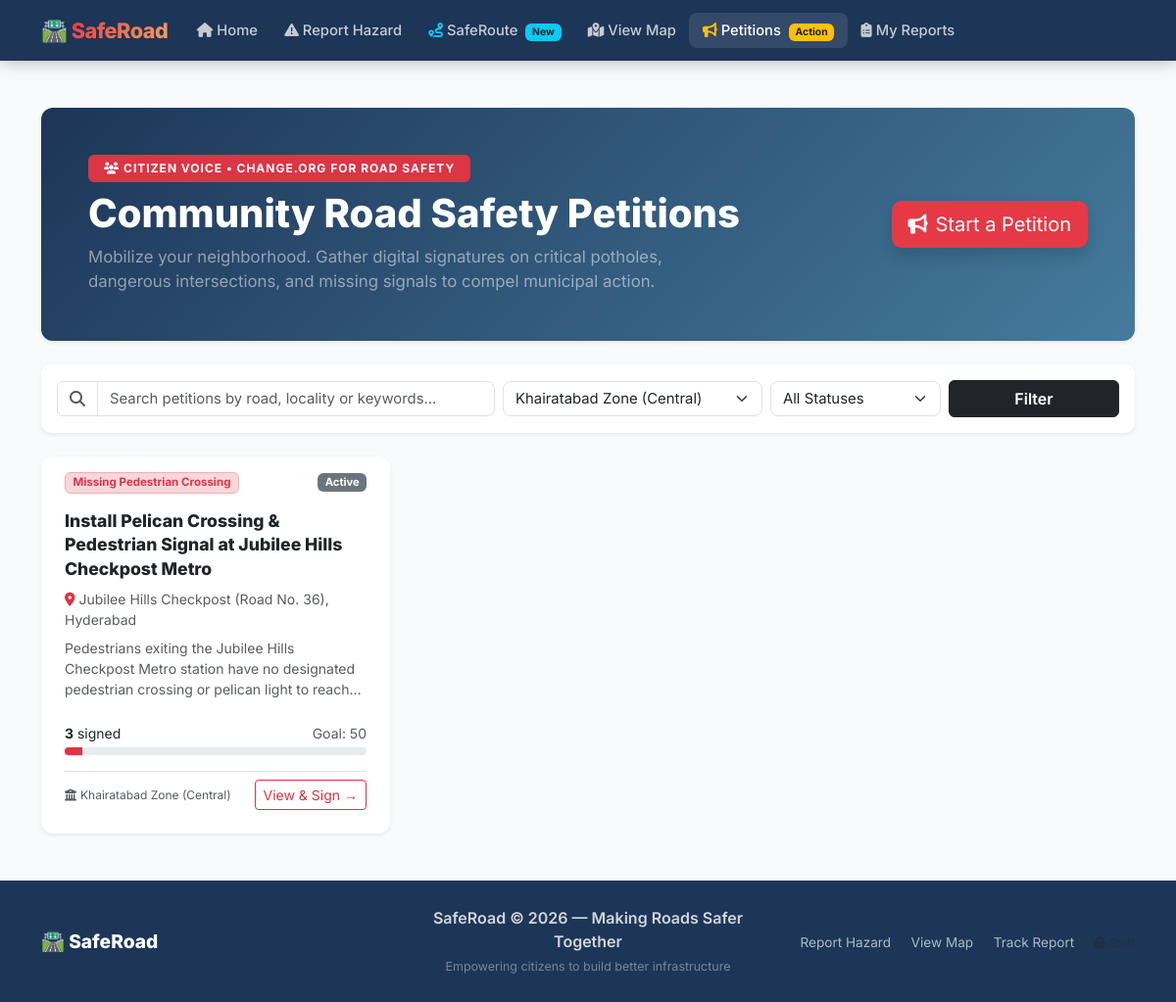
Page /petitions?zone=khairatabad on the committed database.
### models.py (models this page shows, shortened)
class Petition(db.Model):
    __tablename__ = 'petitions'
    id                 = db.Column(db.Integer, primary_key=True)
    petition_id        = db.Column(db.String(25), unique=True, nullable=False) # e.g. PET-2026-001
    title              = db.Column(db.String(255), nullable=False)
    story              = db.Column(db.Text, nullable=False) # Why this matters
    category           = db.Column(db.String(50), nullable=False)
    location_name      = db.Column(db.String(255), nullable=False)
    lat                = db.Column(db.Float, nullable=True)
    lng                = db.Column(db.Float, nullable=True)
    zone_id            = db.Column(db.String(50), default='serilingampally')
    zone_name          = db.Column(db.String(100), default='Serilingampally Zone (West)')
    target_authority   = db.Column(db.String(200), default='GHMC Circle Engineering Cell & Traffic Police')
    target_signatures  = db.Column(db.Integer, default=50) # Signature goal (e.g. 50, 100, 250)
    creator_name       = db.Column(db.String(100), nullable=False)
    creator_email      = db.Column(db.String(150), nullable=False)
    creator_phone      = db.Column(db.String(20), nullable=True)
    image_path         = db.Column(db.String(255), nullable=True)
    status             = db.Column(db.String(50), default='Active')
    report_id          = db.Column(db.String(25), nullable=True) # Optional link to Report ID SR-2026-xxx
    official_response  = db.Column(db.Text, nullable=True) # Authority note / repair resolution
    created_at         = db.Column(db.DateTime, default=datetime.utcnow)
    updated_at         = db.Column(db.DateTime, default=datetime.utcnow, onupdate=datetime.utcnow)
    signatures         = db.relationship('PetitionSignature', backref='petition', lazy=True, cascade='all, delete-orphan')
    @property
    def signature_count(self) -> int:
        return len(self.signatures)
    @property
    def progress_percent(self) -> int:
        if not self.target_signatures or self.target_signatures <= 0:
            return 100
        return min(100, int((len(self.signatures) / self.target_signatures) * 100))
    @property
    def category_label(self) -> str:
        return dict(HAZARD_CATEGORIES).get(self.category, self.category.replace('_', ' ').title())

### app.py (the view, shortened to what this page needs)
    @app.route('/petitions')
    def petitions_list():
        query = Petition.query
        search = (request.args.get('q') or request.args.get('search') or '').strip()
        zone = request.args.get('zone', '').strip().lower()
        if zone and zone != 'all':
            query = query.filter_by(zone_id=zone)
        status = request.args.get('status', '').strip()
        if status and status != 'all':
            query = query.filter_by(status=status)
        petitions = query.order_by(Petition.created_at.desc()).all()
        return render_template(
            'petitions/index.html',
            petitions=petitions,
            all_zones=get_all_zones(),
            hazard_categories=HAZARD_CATEGORIES,
        )

### zones.py (called while the page is built)
def get_all_zones() -> List[Dict[str, Any]]:
    return list(HYDERABAD_ZONES.values())

### templates/petitions/index.html (shortened to what this page needs)
{% extends "base.html" %}
{% block content %}
<section class="petitions-page py-5" style="background:#f8fafc; min-height:85vh;">
  <div class="container-xl">
    <div class="card border-0 shadow-sm mb-4" style="background:linear-gradient(135deg, #1d3557 0%, #457b9d 100%); color:#fff; border-radius:12px;">
      <div class="card-body p-4 p-md-5">
        <div class="row align-items-center">
          <div class="col-lg-8">
            <span class="badge bg-danger px-3 py-2 text-uppercase mb-2 fw-700" style="letter-spacing:1px; font-size:0.75rem;">
              <i class="fa fa-users me-1"></i>Citizen Voice &bull; Change.org for Road Safety
            </span>
            <h1 class="fw-800 display-6 mb-2">Community Road Safety Petitions</h1>
            <p class="mb-0 text-white-50" style="font-size:1.05rem;">
              Mobilize your neighborhood. Gather digital signatures on critical potholes, dangerous intersections, and missing signals to compel municipal action.
            </p>
          </div>
          <div class="col-lg-4 text-lg-end mt-3 mt-lg-0">
            <a href="{{ url_for('new_petition') }}" class="btn btn-lg fw-700 shadow"
               style="background:#e63946; color:#fff; border-radius:10px;">
              <i class="fa fa-bullhorn me-2"></i>Start a Petition
            </a>
          </div>
        </div>
      </div>
    </div>
    <div class="card border-0 shadow-sm p-3 mb-4" style="border-radius:10px; background:#fff;">
      <form method="GET" action="{{ url_for('petitions_list') }}" class="row g-2 align-items-center">
        <div class="col-md-5">
          <div class="input-group">
            <span class="input-group-text bg-white"><i class="fa fa-magnifying-glass text-muted"></i></span>
            <input type="text" name="q" class="form-control" placeholder="Search petitions by road, locality or keywords..."
                   value="{{ request.args.get('q', '') }}">
          </div>
        </div>
        <div class="col-md-3">
          <select name="zone" class="form-select">
            {% for z in all_zones %}
            <option value="{{ z.id }}" {% if request.args.get('zone') == z.id %}selected{% endif %}>{{ z.name }}</option>
            {% endfor %}
          </select>
        </div>
        <div class="col-md-2">
          <select name="status" class="form-select">
            <option value="">All Statuses</option>
          </select>
        </div>
        <div class="col-md-2">
          <button type="submit" class="btn btn-dark w-100 fw-600">Filter</button>
        </div>
      </form>
    </div>
    {% if petitions %}
    <div class="row g-4">
      {% for p in petitions %}
      <div class="col-md-6 col-lg-4">
        <div class="card h-100 border-0 shadow-sm d-flex flex-column" style="border-radius:12px; overflow:hidden; transition:transform 0.2s;" onmouseover="this.style.transform='translateY(-4px)'" onmouseout="this.style.transform='translateY(0)'">
          <div class="card-header bg-white border-0 pt-3 px-4 d-flex justify-content-between align-items-center">
            <span class="badge bg-danger-subtle text-danger border border-danger-subtle fw-700" style="font-size:0.72rem;">
              {{ p.category_label }}
            </span>
            <span class="badge {% if p.status == 'Victorious / Repaired' %}bg-success{% elif p.status == 'Milestone Reached' %}bg-warning text-dark{% else %}bg-secondary{% endif %}" style="font-size:0.7rem;">
              {{ p.status }}
            </span>
          </div>
          <div class="card-body px-4 py-2 flex-grow-1">
            <h5 class="fw-800 text-dark mb-2" style="font-size:1.1rem; line-height:1.4;">
              <a href="{{ url_for('petition_detail', petition_id=p.petition_id) }}" class="text-decoration-none text-dark">
                {{ p.title }}
              </a>
            </h5>
            <div class="text-muted small mb-2">
              <i class="fa fa-location-dot me-1 text-danger"></i>{{ p.location_name }}
            </div>
            <p class="text-muted small mb-3" style="display:-webkit-box; -webkit-line-clamp:3; -webkit-box-orient:vertical; overflow:hidden;">
              {{ p.story }}
            </p>
          </div>
          <div class="px-4 pb-4">
            <div class="d-flex justify-content-between align-items-center small fw-700 mb-1">
              <span><strong>{{ p.signature_count }}</strong> signed</span>
              <span class="text-muted">Goal: {{ p.target_signatures }}</span>
            </div>
            <div class="progress mb-3" style="height:8px; border-radius:4px; background:#e9ecef;">
              <div class="progress-bar {% if p.progress_percent >= 100 %}bg-success{% else %}bg-danger{% endif %}"
                   role="progressbar" style="width: {{ p.progress_percent }}%;"></div>
            </div>
            <div class="d-flex justify-content-between align-items-center pt-2 border-top">
              <small class="text-muted" style="font-size:0.75rem;">
                <i class="fa fa-building-columns me-1"></i>{{ p.zone_name }}
              </small>
              <a href="{{ url_for('petition_detail', petition_id=p.petition_id) }}" class="btn btn-sm btn-outline-danger fw-700">
                View &amp; Sign &rarr;
              </a>
            </div>
          </div>
        </div>
      </div>
      {% endfor %}
    </div>
    {% endif %}
  </div>
</section>
{% endblock %}

### static/css/style.css (style rules this page uses)
:root { --primary: #e63946; --secondary: #457b9d; --dark: #1d3557; --success: #2a9d8f; --warning: #f4a261; --light-bg: #f8f9fa; --card-shadow: 0 4px 20px rgba(0,0,0,0.08); --card-shadow-hover: 0 8px 32px rgba(0,0,0,0.15); --radius: 12px; --transition: 0.3s ease; }
*, *::before, *::after { box-sizing: border-box; }
html { scroll-behavior: smooth; }
body { font-family: 'Inter', sans-serif; background: #f4f6f9; color: #2d2d2d; display: flex; flex-direction: column; min-height: 100vh; }
.fw-800 { font-weight: 800; }
.fw-600 { font-weight: 600; }
.form-control, .form-select { border-radius: 8px; border: 1.5px solid #dee2e6; font-size: 0.93rem; transition: border-color var(--transition), box-shadow var(--transition); }

### rows in the picture
Petition: category_label "Missing Pedestrian Crossing", status "Active", title "Install Pelican Crossing & Pedestrian Signal at Jubilee Hills Checkpost Metro", location_name "Jubilee Hills Checkpost (Road No. 36), Hyderabad", story "Pedestrians exiting the Jubilee Hills Checkpost Metro station have no designated pedestrian crossing or pelican light to…", signature_count "3", target_signatures "50", zone_name "Khairatabad Zone (Central)"

### other values in the picture
form field zone "Khairatabad Zone (Central)"
